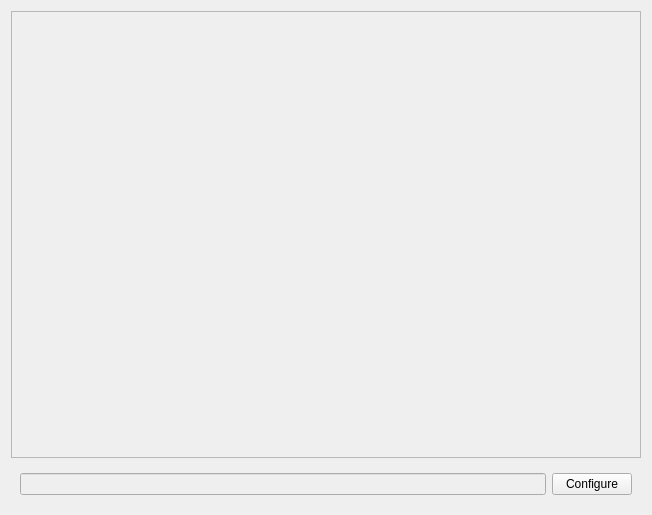
<?xml version="1.0" encoding="UTF-8"?>
<ui version="4.0">
 <class>Form</class>
 <widget class="QWidget" name="Form">
  <property name="geometry">
   <rect>
    <x>0</x>
    <y>0</y>
    <width>652</width>
    <height>515</height>
   </rect>
  </property>
  <property name="windowTitle">
   <string>Form</string>
  </property>
  <layout class="QVBoxLayout" name="verticalLayout">
   <item>
    <widget class="QTextBrowser" name="textBrowser">
     <property name="enabled">
      <bool>false</bool>
     </property>
    </widget>
   </item>
   <item>
    <widget class="QWidget" name="textEntryWidget" native="true">
     <layout class="QHBoxLayout" name="horizontalLayout">
      <item>
       <widget class="QLineEdit" name="lineEdit">
        <property name="enabled">
         <bool>false</bool>
        </property>
       </widget>
      </item>
      <item>
       <widget class="QPushButton" name="configButton">
        <property name="text">
         <string>Configure</string>
        </property>
       </widget>
      </item>
     </layout>
    </widget>
   </item>
  </layout>
 </widget>
 <resources/>
 <connections/>
</ui>
